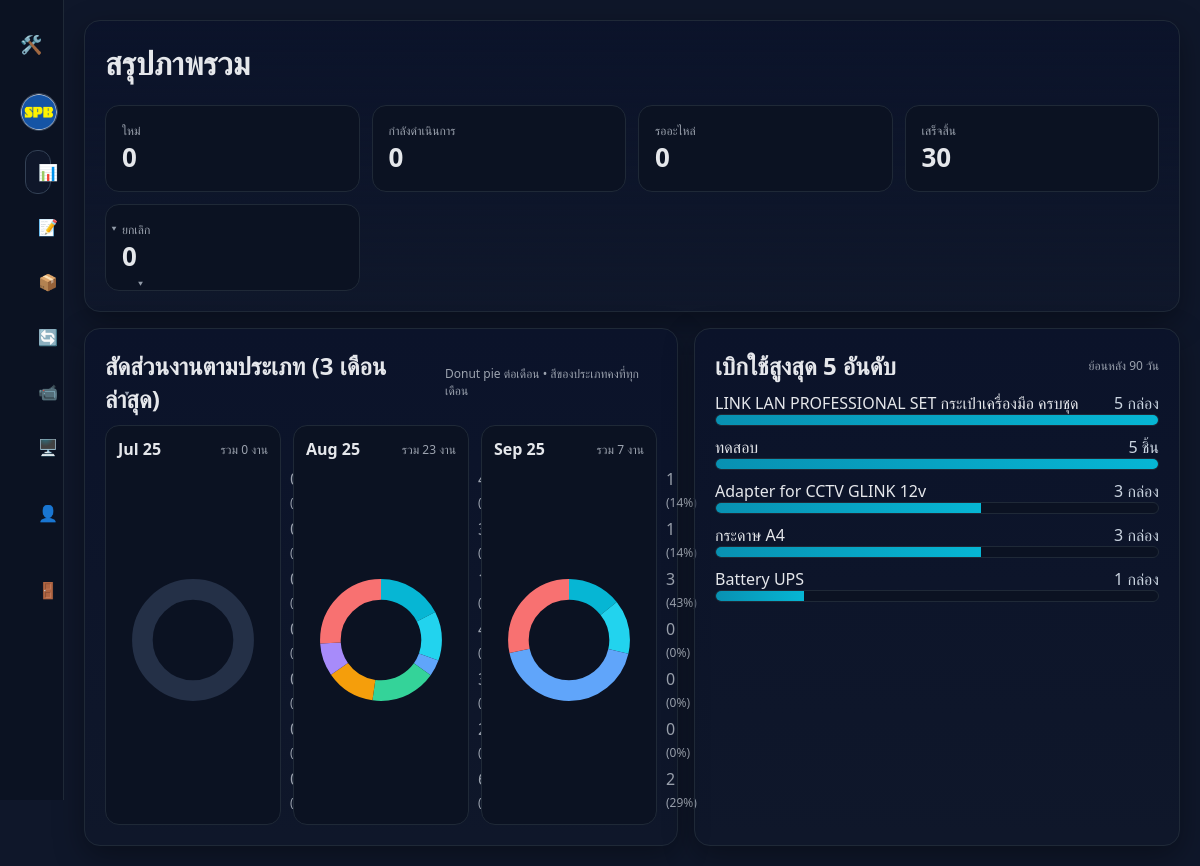
Page /admin/dashboard.php (signed in) on the committed database.
### tables this page shows
CREATE TABLE "inventory_items" (
      id          INTEGER PRIMARY KEY AUTOINCREMENT,
      sku         TEXT UNIQUE,
      name        TEXT NOT NULL,
      category    TEXT,
      unit        TEXT,
      stock_qty   REAL DEFAULT 0,
      min_qty     REAL DEFAULT 0,
      location    TEXT,
      created_at  TEXT,
      updated_at  TEXT
    );

### inc/auth.php (called while the page is built, shortened)
<?php
function current_admin() {
    if (!empty($_SESSION['admin_id'])) {
        $pdo = db();
        $stmt = $pdo->prepare('SELECT * FROM admins WHERE id = ?');
        $stmt->execute([$_SESSION['admin_id']]);
        return $stmt->fetch(PDO::FETCH_ASSOC);
    }
    return null;
}
?>

### inc/functions.php (called while the page is built, shortened)
<?php
if (!function_exists('h')) {
  function h($str) { return htmlspecialchars($str ?? '', ENT_QUOTES, 'UTF-8'); }
}
    ob_start(); ?>

### admin/dashboard.php (the view, shortened to what this page needs)
<?php
require_once __DIR__ . '/header.php';
$pdo = db();
$statuses = ['ใหม่','กำลังดำเนินการ','รออะไหล่','เสร็จสิ้น','ยกเลิก'];
$counts = [];
foreach ($statuses as $st) {
  $stmt = $pdo->prepare('SELECT COUNT(*) FROM requests WHERE status=?');
  $stmt->execute([$st]);
  $counts[$st] = (int)$stmt->fetchColumn();
}
$months = [];
for ($i = 2; $i >= 0; $i--) $months[] = date('Y-m', strtotime("-$i month"));
$labels = array_map(fn($ym) => date('M y', strtotime("$ym-01")), $months);
$ph   = implode(',', array_fill(0, count($months), '?'));
$sql  = "
  SELECT substr(created_at,1,7) AS ym,
         COALESCE(category,'ไม่ระบุ') AS category,
         COUNT(*) AS c
  FROM requests
  WHERE substr(created_at,1,7) IN ($ph)
  GROUP BY ym, category
";
$stmt = $pdo->prepare($sql);
$stmt->execute($months);
$rows = $stmt->fetchAll(PDO::FETCH_ASSOC);
$totalsByCat = [];
foreach ($rows as $r) {
  $totalsByCat[$r['category']] = ($totalsByCat[$r['category']] ?? 0) + (int)$r['c'];
}
arsort($totalsByCat);
$K    = 6;
$cats = array_slice(array_keys($totalsByCat), 0, $K);
$useOthers = count($totalsByCat) > $K;
if ($useOthers) $cats[] = '...';
$byMonth = [];
foreach ($months as $m) $byMonth[$m] = array_fill_keys($cats, 0);
foreach ($rows as $r) {
  $ym = $r['ym']; $cat = $r['category']; $c = (int)$r['c'];
  if (array_key_exists($cat, $byMonth[$ym])) {
    $byMonth[$ym][$cat] += $c;
  } elseif ($useOthers) {
    $byMonth[$ym]['...'] += $c;
  }
}
$palette = ['#06b6d4','#22d3ee','#60a5fa','#34d399','#f59e0b','#a78bfa','#f87171','#10b981','#94a3b8'];
$colorByCat = [];
foreach ($cats as $i => $cat) $colorByCat[$cat] = $palette[$i % count($palette)];
$since   = date('Y-m-d', strtotime('-90 days'));
$sqlTop5 = "
  SELECT i.id, i.name, i.unit,
         SUM(CASE WHEN sm.type IN ('out','issue') THEN sm.qty ELSE 0 END) AS used_qty
  FROM stock_movements sm
  LEFT JOIN inventory_items i ON i.id = sm.item_id
  WHERE sm.type IN ('out','issue') AND substr(sm.created_at,1,10) >= ?
  GROUP BY i.id, i.name, i.unit
  HAVING used_qty > 0
  ORDER BY used_qty DESC
  LIMIT 5
";
$top5 = $pdo->prepare($sqlTop5);
$top5->execute([$since]);
$top5 = $top5->fetchAll(PDO::FETCH_ASSOC);
$maxUsed = 0; foreach ($top5 as $t) $maxUsed = max($maxUsed, (float)$t['used_qty']);
?>
<div class="card">
  <h1 style="margin-top:0">สรุปภาพรวม</h1>
  <div class="row-4">
    <?php foreach($counts as $k=>$v): ?>
      <div class="stat">
        <div style="flex:1">
          <div style="color:#9ca3af;font-size:12px"><?= h($k) ?></div>
          <div class="num"><?= (int)$v ?></div>
        </div>
      </div>
    <?php endforeach; ?>
  </div>
</div>
<div class="dash-grid" style="margin-top:16px">
  <div class="card">
    <div class="report-header">
      <h2 style="margin:0">สัดส่วนงานตามประเภท (3 เดือนล่าสุด)</h2>
      <div class="small-muted">Donut pie ต่อเดือน • สีของประเภทคงที่ทุกเดือน</div>
    </div>
    <div class="pie-grid" style="margin-top:10px">
      <?php
        $R = 54;
        $STROKE = 22;
        $C = 2 * M_PI * $R;
        $GAP = 0;
        foreach ($months as $i => $ym):
          $monthData = $byMonth[$ym];
          $total = max(0, array_sum($monthData));
      ?>
        <div class="pie-card">
          <div style="display:flex; align-items:center; justify-content:space-between; margin-bottom:8px;">
            <div style="font-weight:700"><?= h($labels[$i]) ?></div>
            <div class="small-muted">รวม <?= (int)$total ?> งาน</div>
          </div>
          <div class="pie-wrap">
            <svg class="pie-fig" viewBox="0 0 160 160" role="img" aria-label="งานตามประเภท">
              <g transform="translate(80,80) rotate(-90)">
                <?php
                  $offset = 0;
                  if ($total === 0) {
                    echo '<circle r="'.$R.'" cx="0" cy="0" fill="none" stroke="#243047" stroke-width="'.$STROKE.'" />';
                  } else {
                    echo '<circle r="'.$R.'" cx="0" cy="0" fill="none" stroke="#0b1222" stroke-width="'.$STROKE.'" />';
                    foreach ($cats as $cat) {
                      $v = (int)$monthData[$cat];
                      if ($v <= 0) continue;
                      $len  = ($v / $total) * $C;
                      $dash = max(1, $len - $GAP);
                      $rest = $C - $dash;
                      $color = $colorByCat[$cat];
                      echo '<circle r="'.$R.'" cx="0" cy="0" fill="none" stroke="'.$color.'" stroke-width="'.$STROKE.'" '.
                           'stroke-dasharray="'.$dash.' '.$rest.'" stroke-dashoffset="'.(-$offset).'" />';
                      $offset += $len;
                    }
                  }
                ?>
              </g>
            </svg>
            <div class="pie-legend" style="flex:1 1 auto">
              <?php foreach ($cats as $cat):
                $v = (int)$monthData[$cat];
                $pct = ($total>0) ? round(($v/$total)*100) : 0;
              ?>
                <div class="row">
                  <div class="val"><?= $v ?> <span class="small-muted">(<?= $pct ?>%)</span></div>
                </div>
              <?php endforeach; ?>
            </div>
          </div>
        </div>
      <?php endforeach; ?>
    </div>
  </div>
  <div class="card">
    <div class="report-header">
      <h2 style="margin:0">เบิกใช้สูงสุด 5 อันดับ</h2>
      <div class="small-muted">ย้อนหลัง 90 วัน</div>
    </div>
    <?php if (!$top5): ?>
      <div class="inv-muted">ไม่มีข้อมูลเบิกใช้</div>
    <?php else: ?>
      <div class="top5-list" style="margin-top:10px">
        <?php foreach ($top5 as $row):
          $pct = $maxUsed > 0 ? max(3, round(($row['used_qty']/$maxUsed)*100)) : 0;
        ?>
          <div>
            <div class="top5-row">
              <div class="item-name"><?= h($row['name']) ?></div>
              <div class="item-qty"><?= h($row['used_qty']) ?> <?= h($row['unit']) ?></div>
            </div>
            <div class="hbar"><div class="hfill" style="width:<?= $pct ?>%"></div></div>
          </div>
        <?php endforeach; ?>
      </div>
    <?php endif; ?>
  </div>
</div>
<?php require_once __DIR__ . '/footer.php'; ?>

### admin/header.php (shortened to what this page needs)
<?php
require_once __DIR__ . '/../inc/auth.php';
require_once __DIR__ . '/../inc/functions.php';
$me = current_admin();
$SCRIPT_DIR = rtrim(str_replace('\\','/', dirname($_SERVER['SCRIPT_NAME'])), '/');
$APP_ROOT   = preg_replace('#/admin(?:/.*)?$#', '', $SCRIPT_DIR);
$curFile  = basename(parse_url($_SERVER['REQUEST_URI'], PHP_URL_PATH));
$reqUri   = str_replace('\\','/', $_SERVER['REQUEST_URI']);
$isCctv   = (strpos($reqUri, '/admin/cctv_bundle/cctv_checklist_') !== false);
$isInv    = ($curFile === 'inventory.php');
?>
<!doctype html>
<html lang="th">
<head>
  <link rel="stylesheet" href="<?= htmlspecialchars($APP_ROOT) ?>/assets/css/style.css">
</head>
<body>
<div class="grid">
  <aside class="sidebar" id="sidebar">
     <a href="../index.php">
    <div style="display:flex;align-items:center;justify-content:space-between;gap:8px;margin-bottom:10px;">
      <div class="logo" style="display:flex;align-items:center;gap:8px;">
        <span class="ico">🛠️ </span>
      </div>
    </div>
    </a>
    <div class="userbox" style="display:flex;gap:10px;align-items:center;margin:8px 0 16px">
      <img
        src="<?= h($me['profile_pic'] ? $APP_ROOT.'/uploads/'.$me['profile_pic'] : 'https://api.dicebear.com/9.x/identicon/svg?seed='.urlencode($me['username'])) ?>"
        alt="avatar"
        style="width:38px;height:38px;border-radius:50%;border:1px solid #334155;background:#0b132a">
    </div>
    <nav class="menu">
      <a href="dashboard.php" class="<?= $curFile==='dashboard.php'?'active':'' ?>" title="แดชบอร์ด">
        <span class="ico">📊</span><span class="lbl collapse-hide">แดชบอร์ด</span>
      </a>
      <div class="menu-item has-sub <?= $curFile==='requests.php'?'active':'' ?>">
        <a href="requests.php" title="งานซ่อม">
          <span class="ico">📝</span><span class="lbl collapse-hide">งานซ่อม</span>
        </a>
      </div>
      <div class="menu-item has-sub <?= $isInv?'active':'' ?>">
        <a href="inventory.php" title="ทรัพย์สิน">
          <span class="ico">📦</span><span class="lbl collapse-hide">ทรัพย์สิน</span>
        </a>
      </div>
      <a href="loans.php" class="<?= $curFile==='loans.php'?'active':'' ?>" title="ยืมอุปกรณ์">
        <span class="ico">🔄</span><span class="lbl collapse-hide">ยืมอุปกรณ์</span>
      </a>
      <div class="menu-item has-sub <?= $isCctv?'active':'' ?>">
        <a href="cctv_bundle/cctv_index.php" title="CCTV-CheckList">
          <span class="ico">📹</span><span class="lbl collapse-hide">CCTV</span>
        </a>
      </div>
      <a href="computers.php" class="<?= $curFile==='computers.php'?'active':'' ?>" title="ทะเบียนคอมพิวเตอร์">
        <span class="ico">🖥️</span><span class="lbl collapse-hide">ทะเบียนคอมพิวเตอร์</span>
      </a>
      <a href="users.php" class="<?= $curFile==='users.php'?'active':'' ?>" title="ผู้ดูแล">
        <span class="ico">👤</span><span class="lbl collapse-hide">ผู้ดูแล</span>
      </a>
      <a href="logout.php" title="ออกจากระบบ">
        <span class="ico">🚪</span><span class="lbl collapse-hide">ออกจากระบบ</span>
      </a>
    </nav>
  </aside>
  <main style="padding:20px">

### assets/css/style.css (style rules this page uses)
:root { --bg:#0f172a; --bg2:#111827; --card:#111827; --accent:#22d3ee; --text:#e5e7eb; --muted:#9ca3af; --good:#10b981; --warn:#f59e0b; --bad:#ef4444; }
* { box-sizing:border-box }
html,body { margin:0;padding:0;background:var(--bg);color:var(--text);font-family:system-ui,-apple-system,Segoe UI,Roboto,Inter,Arial,sans-serif }
a { color:var(--accent);text-decoration:none }
.card { background:linear-gradient(180deg,#0b132a, #0b132a00);border:1px solid #1f2937;border-radius:16px;padding:20px;box-shadow:0 10px 30px rgba(0,0,0,.35) }
.row { display:grid;grid-template-columns:1fr 1fr;gap:12px }
.row-4 { display:grid;grid-template-columns:repeat(4,minmax(0,1fr));gap:12px }
.sidebar { position:sticky;top:0;height:100vh;padding:20px;border-right:1px solid #1f2937;background:#0b1222 }
.sidebar .logo { font-size:18px;font-weight:700;letter-spacing:.5px;margin-bottom:12px }
.menu a { display:flex;align-items:center;gap:10px;padding:10px 12px;border-radius:12px;color:#cbd5e1;border:1px solid transparent; margin-left: 5px; }
.menu a.active,.menu a:hover { border-color:#334155;background:#0f172a;height: 44px; width: auto; }
.stat { display:flex;align-items:center;gap:12px;padding:16px;border:1px solid #1f2937;border-radius:14px;background:#0b1222 }
.stat .num { font-size:26px;font-weight:700 }
.report-header { display:flex; align-items:center; justify-content:space-between; gap:12px; margin-bottom: 10px; }
:root { --sidebar-collapsed:64px; --sidebar-expanded:260px; }
.grid { display:grid; grid-template-columns: var(--sidebar-collapsed) 1fr; transition: grid-template-columns .22s ease; }
.sidebar { position:sticky; top:0; height:100vh; padding:20px; border-right:1px solid #1f2937; background:#0b1222; width: var(--sidebar-collapsed); transition: width .22s ease, padding .22s ease; overflow: visible; }
.menu .menu-item { position: relative; }
.menu .has-sub > a { display:flex; align-items:center; justify-content:space-between; gap:10px; }
.menu .has-sub > a::after { content:"▾"; font-size:12px; opacity:.7; margin-left:8px; transition: transform .15s ease; }
.grid { grid-template-columns: var(--sidebar-collapsed) 1fr !important; transition: grid-template-columns .22s ease; }
.sidebar { width: var(--sidebar-collapsed) !important; transition: width .22s ease, padding .22s ease; overflow: visible !important; }

### admin/dashboard.php (style rules this page uses)
.dash-grid { display:grid; grid-template-columns: 1.1fr 0.9fr; gap:16px; }
.stat { display:flex;align-items:center;gap:12px;padding:16px;border:1px solid #1f2937;border-radius:14px;background:#0b1222 }
.stat .num { font-size:26px;font-weight:700 }
.pie-grid { display:grid; grid-template-columns: repeat(3, minmax(0,1fr)); gap:12px; }
.pie-card { border:1px solid #1f2937; border-radius:14px; background:#0b1222; padding:12px; }
.pie-wrap { display:flex; align-items:center; gap:14px; }
.pie-fig { width:150px; height:150px; flex:0 0 auto; }
.pie-legend { display:flex; flex-direction:column; gap:6px; min-width:0; }
.pie-legend .row { display:flex; align-items:center; gap:8px; justify-content:space-between; }
.pie-legend .val { color:#9ca3af; font-variant-numeric: tabular-nums; }
.top5-list { display:flex; flex-direction:column; gap:10px; }
.top5-row { display:grid; grid-template-columns: 1fr auto; gap:10px; align-items:center; }
.hbar { height:12px; background:#0b1222; border:1px solid #1f2937; border-radius:999px; overflow:hidden; }
.hfill { height:100%; background:linear-gradient(90deg,#0891b2,#06b6d4); }
.item-name { white-space:nowrap; overflow:hidden; text-overflow:ellipsis; }
.item-qty { color:#cbd5e1; font-variant-numeric: tabular-nums; }
.small-muted { color:#9ca3af; font-size:12px; }

### rows in the picture
inventory_items: name "LINK LAN PROFESSIONAL SET กระเป๋าเครื่องมือ ครบชุด", used_qty "5", unit "กล่อง", $pct 100 (drawn)
inventory_items: name "ทดสอบ", used_qty "5", unit "ชิ้น", $pct 100 (drawn)
inventory_items: name "Adapter for CCTV GLINK 12v", used_qty "3", unit "กล่อง", $pct 60 (drawn)
inventory_items: name "กระดาษ A4", used_qty "3", unit "กล่อง", $pct 60 (drawn)
inventory_items: name "Battery UPS", used_qty "1", unit "กล่อง", $pct 20 (drawn)

### other values in the picture
$k "ใหม่"
$v "0"
$k "กำลังดำเนินการ"
$k "รออะไหล่"
$k "เสร็จสิ้น"
$v "30"
$k "ยกเลิก"
$labels[$i] "Jul 25"
$total "0"
$labels[$i] "Aug 25"
$total "23"
$labels[$i] "Sep 25"
$total "7"
$v "1"
$pct "14"
